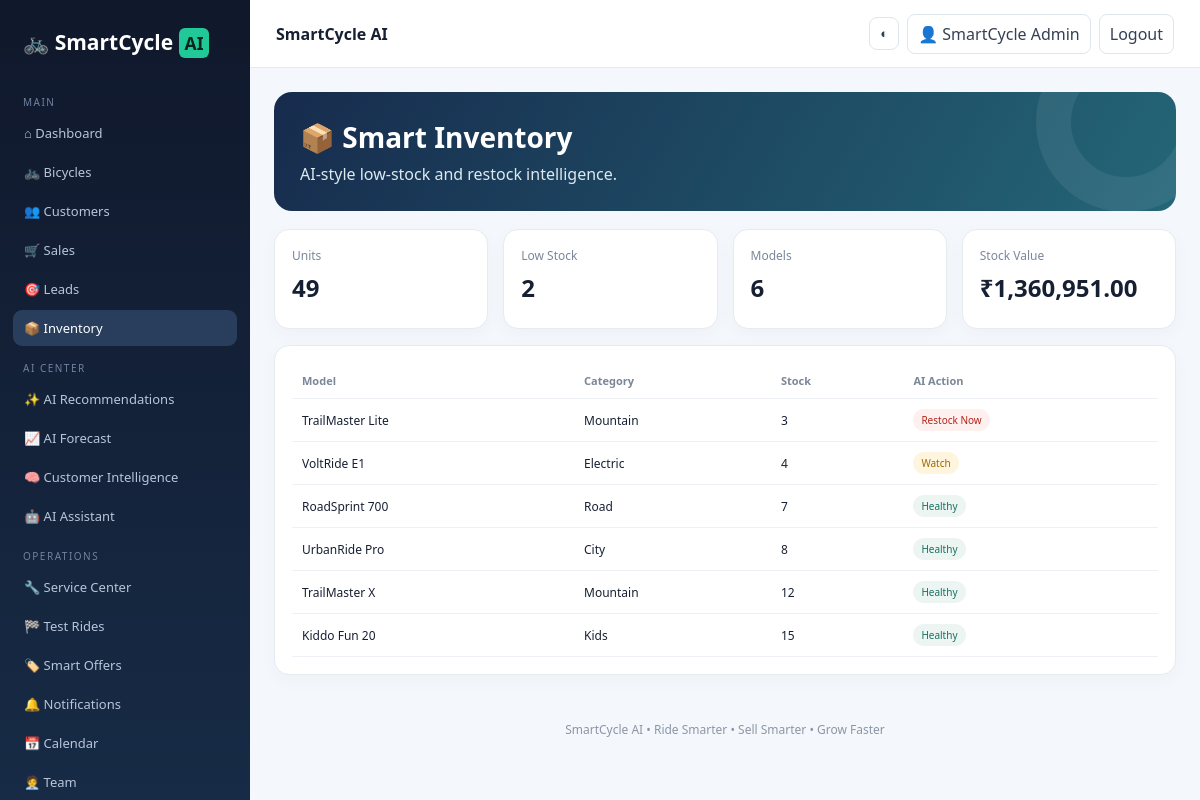
The app's page /inventory.php (signed in) with its own data.
### tables this page shows
CREATE TABLE bicycles(id INT AUTO_INCREMENT PRIMARY KEY,name VARCHAR(120),sku VARCHAR(50) UNIQUE,category VARCHAR(50),price DECIMAL(12,2),stock INT,ai_tag VARCHAR(80));

### config.php (called while the page is built, shortened)
<?php
function e($v){return htmlspecialchars((string)$v,ENT_QUOTES,"UTF-8");}
function money($v){return "₹".number_format((float)$v,2);}
?>

### inventory.php (the view)
<?php $title="Smart Inventory";require "includes/header.php";$r=$conn->query("SELECT * FROM bicycles ORDER BY stock ASC");$total=$conn->query("SELECT COALESCE(SUM(stock),0)n FROM bicycles")->fetch_assoc()["n"];$low=$conn->query("SELECT COUNT(*)n FROM bicycles WHERE stock<=5")->fetch_assoc()["n"];$val=$conn->query("SELECT COALESCE(SUM(price*stock),0)n FROM bicycles")->fetch_assoc()["n"];?><div class="hero"><div class="orb"></div><h1>📦 Smart Inventory</h1><p>AI-style low-stock and restock intelligence.</p></div><div class="grid four"><div class="card kpi"><div class="label">Units</div><div class="value"><?=$total?></div></div><div class="card kpi"><div class="label">Low Stock</div><div class="value"><?=$low?></div></div><div class="card kpi"><div class="label">Models</div><div class="value"><?=$conn->query("SELECT COUNT(*)n FROM bicycles")->fetch_assoc()["n"]?></div></div><div class="card kpi"><div class="label">Stock Value</div><div class="value"><?=money($val)?></div></div></div><div class="card" style="margin-top:16px"><table><tr><th>Model</th><th>Category</th><th>Stock</th><th>AI Action</th></tr><?php while($x=$r->fetch_assoc()):?><tr><td><?=e($x["name"])?></td><td><?=e($x["category"])?></td><td><?=$x["stock"]?></td><td><?php if($x["stock"]<=3):?><span class="badge red">Restock Now</span><?php elseif($x["stock"]<=5):?><span class="badge warn">Watch</span><?php else:?><span class="badge">Healthy</span><?php endif;?></td></tr><?php endwhile;?></table></div><?php require "includes/footer.php";?>

### assets/style.css (style rules this page uses)
* { box-sizing:border-box }
body { margin:0;font-family:Segoe UI,Arial,sans-serif;background:#f4f7fb;color:#172033 }
.hero { background:linear-gradient(120deg,#172b4d,#246678);color:#fff;padding:26px;border-radius:18px;margin-bottom:18px;position:relative;overflow:hidden }
.hero h1 { margin:0 0 7px;font-size:28px }
.hero p { margin:0;color:#dceaf0 }
.orb { position:absolute;width:180px;height:180px;border:35px solid #ffffff12;border-radius:50%;right:-40px;top:-60px }
.grid { display:grid;gap:15px }
.four { grid-template-columns:repeat(4,1fr) }
.card { background:#fff;border:1px solid #e6ebf1;border-radius:15px;padding:17px;box-shadow:0 5px 18px #14203708 }
.kpi .label { font-size:12px;color:#7a8799 }
.kpi .value { font-size:24px;font-weight:800;margin:7px 0 }
table { width:100%;border-collapse:collapse;font-size:12px }
th,td { text-align:left;padding:10px;border-bottom:1px solid #edf0f4 }
th { color:#7b8797;font-size:11px }
.badge { display:inline-block;padding:4px 8px;border-radius:20px;background:#edf5f2;color:#15715f;font-size:10px }
.badge.warn { background:#fff5df;color:#9b6900 }
.badge.red { background:#fff0f0;color:#b42318 }

### records on screen
bicycles: name "TrailMaster Lite", category "Mountain", stock "3", shows "Restock Now"
bicycles: name "VoltRide E1", category "Electric", stock "4", shows "Watch"
bicycles: name "RoadSprint 700", category "Road", stock "7", shows "Healthy"
bicycles: name "UrbanRide Pro", category "City", stock "8", shows "Healthy"
bicycles: name "TrailMaster X", category "Mountain", stock "12", shows "Healthy"
bicycles: name "Kiddo Fun 20", category "Kids", stock "15", shows "Healthy"

### other values on screen
$n[1] "⌂ Dashboard"
$n[1] "🚲 Bicycles"
$n[1] "👥 Customers"
$n[1] "🛒 Sales"
$n[1] "🎯 Leads"
$n[1] "📦 Inventory"
$n[1] "✨ AI Recommendations"
$n[1] "📈 AI Forecast"
$n[1] "🧠 Customer Intelligence"
$n[1] "🤖 AI Assistant"
$n[1] "🔧 Service Center"
$n[1] "🏁 Test Rides"
$n[1] "🏷️ Smart Offers"
$n[1] "🔔 Notifications"
$n[1] "📅 Calendar"
